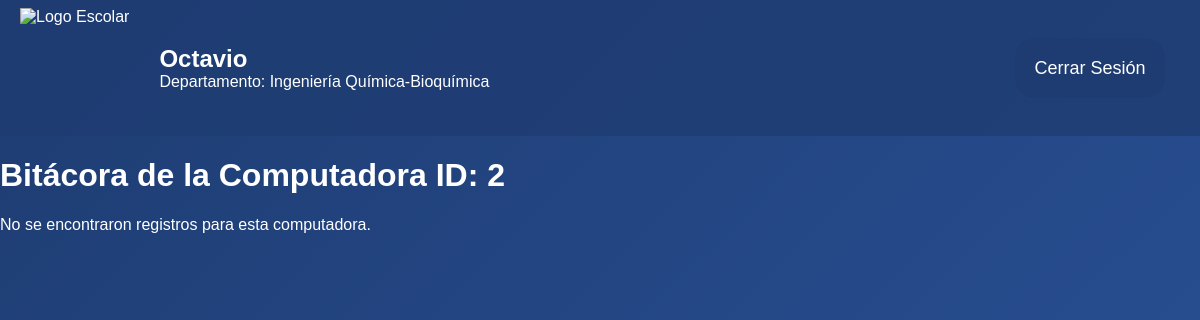
The page /Admin/bitacoraPc.php?id_computadora=2 (signed in) on the database its author committed.
### tables this page shows
CREATE TABLE `usuarios` (
  `id_usuario` int(11) NOT NULL,
  `nombre` varchar(255) DEFAULT NULL,
  `correo` varchar(255) DEFAULT NULL,
  `password` varchar(255) DEFAULT NULL,
  `rol` enum('Admin','Usuario','Tecnico','Jefe') DEFAULT NULL,
  `id_departamento` int(11) DEFAULT NULL,
  `calificacion` float NOT NULL
);

CREATE TABLE `departamentos` (
  `id_departamento` int(11) NOT NULL,
  `Nombre` varchar(255) DEFAULT NULL
);

### User/ObtenerUser.php (called while the page is built, shortened)
<?php
include("../ConexionBD.php");
$user_id = $_SESSION['id'];
$query = "SELECT u.nombre AS usuario_nombre, d.nombre AS departamento_nombre
          FROM usuarios u
          INNER JOIN departamentos d ON u.id_departamento = d.id_departamento
          WHERE u.id_usuario = ?";
$stmt = $conn->prepare($query);
$stmt->bind_param("i", $user_id);
$stmt->execute();
$result = $stmt->get_result();
if ($result->num_rows > 0) {
    $department_data = $result->fetch_assoc();
    $user_name = $department_data['usuario_nombre'];
    $department_name = $department_data['departamento_nombre'];
} else {
    echo "Usuario no encontrado";
}
?>

### Admin/bitacoraPc.php (the view, shortened to what this page needs)
<?php
include("../User/ObtenerUser.php");
include("Querrys.php");
if (isset($_GET['id_computadora'])) {
    $id_computadora = $_GET['id_computadora'];
    $query = "SELECT * FROM vitacora WHERE id_pc = ?";
    $stmt = $conn->prepare($query);
    $stmt->bind_param("i", $id_computadora);
    $stmt->execute();
    $result = $stmt->get_result();
} else {
    echo "<script>alert('ID de computadora no proporcionado.'); window.location.href='index.html';</script>";
    exit;
}
?>
<!DOCTYPE html>
<html lang="en">
<head>
    <link rel="stylesheet" href="css/bitacora.css">
</head>
<body>
    <div class="header">
        <div class="logo-user">
            <img src="../imagen/logoTec.png" alt="Logo Escolar">
            <div class="user-info">
                <h2><?php echo htmlspecialchars($user_name); ?></h2>
                <p>Departamento: <?php echo htmlspecialchars($department_name); ?></p>
            </div>
        </div>
        <div class="nav-options">
            <a href="../index.html">Cerrar Sesión</a>
        </div>
    </div>
    <div class="container">
        <h1>Bitácora de la Computadora ID: <?php echo htmlspecialchars($id_computadora); ?></h1>
        <?php if ($result->num_rows > 0): ?>
            <table border="1">
                <thead>
                    <tr>
                        <th>ID PC</th>
                        <th>Descripción</th>
                        <th>Cambio Realizado</th>
                    </tr>
                </thead>
                <tbody>
                    <?php while ($row = $result->fetch_assoc()): ?>
                        <tr>
                            <td><?php echo htmlspecialchars($row['id_pc']); ?></td>
                            <td><?php echo htmlspecialchars($row['descripcion']); ?></td>
                            <td><?php echo htmlspecialchars($row['cambio']); ?></td>
                            <td><?php echo htmlspecialchars($row['tecnico']); ?></td>
                            <td><?php echo htmlspecialchars($row['fecha']); ?></td>
                        </tr>
                    <?php endwhile; ?>
                </tbody>
            </table>
        <?php else: ?>
            <p>No se encontraron registros para esta computadora.</p>
        <?php endif; ?>
    </div>
</body>
</html>

### Admin/css/bitacora.css (style rules this page uses)
html, body { height: 100%; padding: 0; margin: 0; font-family: Arial, sans-serif; background: linear-gradient(135deg, #1e3c72, #2a5298); background-size: cover; color: white; }
.header { display: flex; justify-content: space-between; height: 12%; align-items: center; padding: 20px; background-color: rgba(30, 60, 114, 0.8); color: white; }
.logo-user { display: flex; align-items: center; }
.logo-user img { height: 120px; margin-right: 30px; }
.user-info h2, .user-info p { margin: 0; }
.nav-options { display: flex; justify-content: center; padding: 10px; background-color: transparent; }
.nav-options a { margin: 5px; color: white; background-color: #1e3c72; text-decoration: none; font-size: 18px; width: 150px; height: 60px; line-height: 60px; text-align: center; border-radius: 20px; transition: background-color 0.3s ease, transform 0.2s ease; display: inline-block; }

### rows shown on the page
usuarios: nombre "Octavio", id_departamento.Nombre "Ingeniería Química-Bioquímica"

### other values the page prints
$id_computadora "2"
